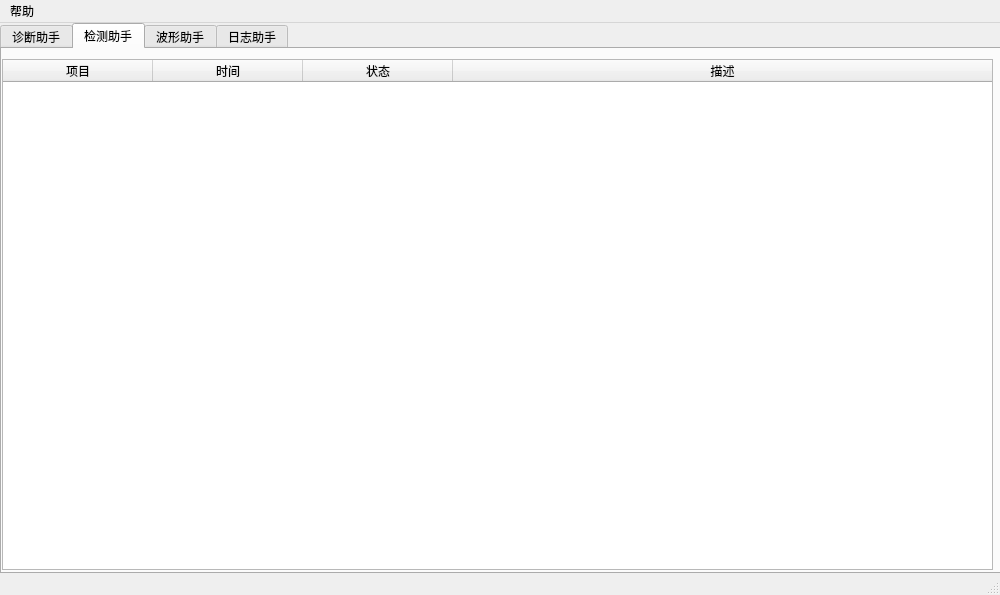
<?xml version="1.0" encoding="UTF-8"?>
<ui version="4.0">
 <class>MainWin</class>
 <widget class="QMainWindow" name="MainWin">
  <property name="geometry">
   <rect>
    <x>0</x>
    <y>0</y>
    <width>1000</width>
    <height>595</height>
   </rect>
  </property>
  <property name="windowTitle">
   <string>Lichi</string>
  </property>
  <property name="windowIcon">
   <iconset resource="../res/res.qrc">
    <normaloff>:/Lg.png</normaloff>:/Lg.png</iconset>
  </property>
  <property name="autoFillBackground">
   <bool>false</bool>
  </property>
  <widget class="QWidget" name="centralwidget">
   <widget class="QTabWidget" name="tabWidget">
    <property name="geometry">
     <rect>
      <x>0</x>
      <y>0</y>
      <width>1001</width>
      <height>551</height>
     </rect>
    </property>
    <property name="currentIndex">
     <number>1</number>
    </property>
    <widget class="QWidget" name="DiagAstTab">
     <attribute name="title">
      <string>诊断助手</string>
     </attribute>
     <widget class="QFrame" name="PtFrm">
      <property name="geometry">
       <rect>
        <x>850</x>
        <y>0</y>
        <width>141</width>
        <height>201</height>
       </rect>
      </property>
      <property name="frameShape">
       <enum>QFrame::Box</enum>
      </property>
      <property name="frameShadow">
       <enum>QFrame::Plain</enum>
      </property>
      <widget class="QWidget" name="layoutWidget_3">
       <property name="geometry">
        <rect>
         <x>10</x>
         <y>10</y>
         <width>121</width>
         <height>182</height>
        </rect>
       </property>
       <layout class="QGridLayout" name="GrdLyt">
        <item row="0" column="0">
         <widget class="QLabel" name="PtLbl">
          <property name="text">
           <string>端口号</string>
          </property>
         </widget>
        </item>
        <item row="1" column="0" rowspan="2">
         <widget class="QLabel" name="BrLbl">
          <property name="text">
           <string>波特率</string>
          </property>
         </widget>
        </item>
        <item row="4" column="1">
         <widget class="QComboBox" name="SbCmb">
          <item>
           <property name="text">
            <string>1</string>
           </property>
          </item>
          <item>
           <property name="text">
            <string>1.5</string>
           </property>
          </item>
          <item>
           <property name="text">
            <string>2</string>
           </property>
          </item>
         </widget>
        </item>
        <item row="7" column="0">
         <widget class="QLabel" name="FcLbl">
          <property name="text">
           <string>流控制</string>
          </property>
         </widget>
        </item>
        <item row="0" column="1">
         <widget class="QComboBox" name="PtCmb">
          <item>
           <property name="text">
            <string>COM8</string>
           </property>
          </item>
         </widget>
        </item>
        <item row="4" column="0">
         <widget class="QLabel" name="SbLbl">
          <property name="text">
           <string>停止位</string>
          </property>
         </widget>
        </item>
        <item row="7" column="1">
         <widget class="QComboBox" name="FcCmb">
          <item>
           <property name="text">
            <string>None</string>
           </property>
          </item>
          <item>
           <property name="text">
            <string>Software</string>
           </property>
          </item>
          <item>
           <property name="text">
            <string>Hardware</string>
           </property>
          </item>
         </widget>
        </item>
        <item row="3" column="1">
         <widget class="QComboBox" name="DbCmb">
          <item>
           <property name="text">
            <string>8</string>
           </property>
          </item>
          <item>
           <property name="text">
            <string>7</string>
           </property>
          </item>
          <item>
           <property name="text">
            <string>6</string>
           </property>
          </item>
          <item>
           <property name="text">
            <string>5</string>
           </property>
          </item>
         </widget>
        </item>
        <item row="5" column="0" rowspan="2">
         <widget class="QLabel" name="ParLbl">
          <property name="text">
           <string>校验位</string>
          </property>
         </widget>
        </item>
        <item row="3" column="0">
         <widget class="QLabel" name="DbLbl">
          <property name="text">
           <string>数据位</string>
          </property>
         </widget>
        </item>
        <item row="1" column="1" rowspan="2">
         <widget class="QComboBox" name="BrCmb">
          <item>
           <property name="text">
            <string>9600</string>
           </property>
          </item>
          <item>
           <property name="text">
            <string>115200</string>
           </property>
          </item>
         </widget>
        </item>
        <item row="5" column="1" rowspan="2">
         <widget class="QComboBox" name="ParCmb">
          <item>
           <property name="text">
            <string>None</string>
           </property>
          </item>
          <item>
           <property name="text">
            <string>Odd</string>
           </property>
          </item>
          <item>
           <property name="text">
            <string>Even</string>
           </property>
          </item>
          <item>
           <property name="text">
            <string>Mark</string>
           </property>
          </item>
          <item>
           <property name="text">
            <string>Space</string>
           </property>
          </item>
         </widget>
        </item>
        <item row="8" column="1">
         <widget class="QPushButton" name="OpnPtPb">
          <property name="toolTip">
           <string>打开/关闭串口</string>
          </property>
          <property name="text">
           <string/>
          </property>
          <property name="icon">
           <iconset resource="../res/res.qrc">
            <normaloff>:/Conn.png</normaloff>:/Conn.png</iconset>
          </property>
         </widget>
        </item>
        <item row="8" column="0">
         <widget class="QPushButton" name="RfrComPb">
          <property name="toolTip">
           <string>刷新端口</string>
          </property>
          <property name="autoFillBackground">
           <bool>false</bool>
          </property>
          <property name="text">
           <string/>
          </property>
          <property name="icon">
           <iconset resource="../res/res.qrc">
            <normaloff>:/Rfr.png</normaloff>:/Rfr.png</iconset>
          </property>
         </widget>
        </item>
       </layout>
      </widget>
     </widget>
     <widget class="QFrame" name="MsgFrm">
      <property name="geometry">
       <rect>
        <x>0</x>
        <y>0</y>
        <width>841</width>
        <height>521</height>
       </rect>
      </property>
      <property name="frameShape">
       <enum>QFrame::Box</enum>
      </property>
      <property name="frameShadow">
       <enum>QFrame::Plain</enum>
      </property>
     </widget>
     <widget class="QPlainTextEdit" name="SndPtb">
      <property name="geometry">
       <rect>
        <x>10</x>
        <y>390</y>
        <width>821</width>
        <height>121</height>
       </rect>
      </property>
      <property name="placeholderText">
       <string>发送信息</string>
      </property>
     </widget>
     <widget class="QTextBrowser" name="RecvTb">
      <property name="geometry">
       <rect>
        <x>10</x>
        <y>10</y>
        <width>821</width>
        <height>371</height>
       </rect>
      </property>
      <property name="html">
       <string>&lt;!DOCTYPE HTML PUBLIC &quot;-//W3C//DTD HTML 4.0//EN&quot; &quot;http://www.w3.org/TR/REC-html40/strict.dtd&quot;&gt;
&lt;html&gt;&lt;head&gt;&lt;meta name=&quot;qrichtext&quot; content=&quot;1&quot; /&gt;&lt;style type=&quot;text/css&quot;&gt;
p, li { white-space: pre-wrap; }
&lt;/style&gt;&lt;/head&gt;&lt;body style=&quot; font-family:'SimSun'; font-size:9pt; font-weight:400; font-style:normal;&quot;&gt;
&lt;p style=&quot;-qt-paragraph-type:empty; margin-top:0px; margin-bottom:0px; margin-left:0px; margin-right:0px; -qt-block-indent:0; text-indent:0px;&quot;&gt;&lt;br /&gt;&lt;/p&gt;&lt;/body&gt;&lt;/html&gt;</string>
      </property>
      <property name="placeholderText">
       <string>接收信息</string>
      </property>
     </widget>
     <widget class="QFrame" name="OprFrm">
      <property name="geometry">
       <rect>
        <x>850</x>
        <y>210</y>
        <width>141</width>
        <height>311</height>
       </rect>
      </property>
      <property name="frameShape">
       <enum>QFrame::Box</enum>
      </property>
      <property name="frameShadow">
       <enum>QFrame::Plain</enum>
      </property>
      <property name="lineWidth">
       <number>1</number>
      </property>
      <property name="midLineWidth">
       <number>0</number>
      </property>
      <widget class="QWidget" name="layoutWidget">
       <property name="geometry">
        <rect>
         <x>10</x>
         <y>10</y>
         <width>121</width>
         <height>291</height>
        </rect>
       </property>
       <layout class="QVBoxLayout" name="OprVertLyt">
        <item>
         <widget class="QPushButton" name="SvRecvPb">
          <property name="toolTip">
           <string>保存接收</string>
          </property>
          <property name="text">
           <string/>
          </property>
          <property name="icon">
           <iconset resource="../res/res.qrc">
            <normaloff>:/Sv.png</normaloff>:/Sv.png</iconset>
          </property>
         </widget>
        </item>
        <item>
         <widget class="QPushButton" name="ClrRecvPb">
          <property name="toolTip">
           <string>清空接收</string>
          </property>
          <property name="text">
           <string/>
          </property>
          <property name="icon">
           <iconset resource="../res/res.qrc">
            <normaloff>:/Cln.png</normaloff>:/Cln.png</iconset>
          </property>
         </widget>
        </item>
        <item>
         <widget class="QPushButton" name="ClrSndPb">
          <property name="toolTip">
           <string>清空发送</string>
          </property>
          <property name="text">
           <string/>
          </property>
          <property name="icon">
           <iconset resource="../res/res.qrc">
            <normaloff>:/Cln1.png</normaloff>:/Cln1.png</iconset>
          </property>
         </widget>
        </item>
        <item>
         <widget class="QPushButton" name="SndPb">
          <property name="toolTip">
           <string>发送</string>
          </property>
          <property name="text">
           <string/>
          </property>
          <property name="icon">
           <iconset resource="../res/res.qrc">
            <normaloff>:/Snd.png</normaloff>:/Snd.png</iconset>
          </property>
         </widget>
        </item>
       </layout>
      </widget>
     </widget>
    </widget>
    <widget class="QWidget" name="DetAstTab">
     <attribute name="title">
      <string>检测助手</string>
     </attribute>
     <widget class="QTreeWidget" name="DetTw">
      <property name="geometry">
       <rect>
        <x>0</x>
        <y>10</y>
        <width>991</width>
        <height>511</height>
       </rect>
      </property>
      <attribute name="headerCascadingSectionResizes">
       <bool>false</bool>
      </attribute>
      <attribute name="headerDefaultSectionSize">
       <number>150</number>
      </attribute>
      <attribute name="headerHighlightSections">
       <bool>false</bool>
      </attribute>
      <attribute name="headerShowSortIndicator" stdset="0">
       <bool>false</bool>
      </attribute>
      <attribute name="headerStretchLastSection">
       <bool>true</bool>
      </attribute>
      <column>
       <property name="text">
        <string>项目</string>
       </property>
       <property name="textAlignment">
        <set>AlignCenter</set>
       </property>
      </column>
      <column>
       <property name="text">
        <string>时间</string>
       </property>
       <property name="textAlignment">
        <set>AlignCenter</set>
       </property>
      </column>
      <column>
       <property name="text">
        <string>状态</string>
       </property>
       <property name="textAlignment">
        <set>AlignCenter</set>
       </property>
      </column>
      <column>
       <property name="text">
        <string>描述</string>
       </property>
       <property name="textAlignment">
        <set>AlignCenter</set>
       </property>
      </column>
     </widget>
    </widget>
    <widget class="QWidget" name="WfAstTab">
     <attribute name="title">
      <string>波形助手</string>
     </attribute>
     <widget class="QWidget" name="verticalLayoutWidget">
      <property name="geometry">
       <rect>
        <x>0</x>
        <y>0</y>
        <width>991</width>
        <height>521</height>
       </rect>
      </property>
      <layout class="QVBoxLayout" name="GrphVl"/>
     </widget>
    </widget>
    <widget class="QWidget" name="LogAstTab">
     <attribute name="title">
      <string>日志助手</string>
     </attribute>
     <widget class="QTextBrowser" name="LogTb">
      <property name="geometry">
       <rect>
        <x>10</x>
        <y>401</y>
        <width>821</width>
        <height>111</height>
       </rect>
      </property>
     </widget>
     <widget class="QTableWidget" name="LogTw">
      <property name="geometry">
       <rect>
        <x>10</x>
        <y>10</y>
        <width>821</width>
        <height>381</height>
       </rect>
      </property>
      <property name="styleSheet">
       <string notr="true"/>
      </property>
      <property name="lineWidth">
       <number>1</number>
      </property>
      <property name="midLineWidth">
       <number>0</number>
      </property>
      <property name="editTriggers">
       <set>QAbstractItemView::NoEditTriggers</set>
      </property>
      <property name="alternatingRowColors">
       <bool>false</bool>
      </property>
      <property name="selectionMode">
       <enum>QAbstractItemView::SingleSelection</enum>
      </property>
      <property name="selectionBehavior">
       <enum>QAbstractItemView::SelectRows</enum>
      </property>
      <property name="wordWrap">
       <bool>true</bool>
      </property>
      <attribute name="horizontalHeaderCascadingSectionResizes">
       <bool>false</bool>
      </attribute>
      <attribute name="horizontalHeaderDefaultSectionSize">
       <number>200</number>
      </attribute>
      <attribute name="horizontalHeaderStretchLastSection">
       <bool>true</bool>
      </attribute>
      <attribute name="verticalHeaderCascadingSectionResizes">
       <bool>false</bool>
      </attribute>
      <column>
       <property name="text">
        <string>等级</string>
       </property>
       <property name="textAlignment">
        <set>AlignCenter</set>
       </property>
      </column>
      <column>
       <property name="text">
        <string>时间</string>
       </property>
       <property name="textAlignment">
        <set>AlignCenter</set>
       </property>
      </column>
      <column>
       <property name="text">
        <string>描述</string>
       </property>
       <property name="textAlignment">
        <set>AlignCenter</set>
       </property>
      </column>
     </widget>
     <widget class="QFrame" name="LogFrm">
      <property name="geometry">
       <rect>
        <x>0</x>
        <y>0</y>
        <width>841</width>
        <height>521</height>
       </rect>
      </property>
      <property name="frameShape">
       <enum>QFrame::Box</enum>
      </property>
      <property name="frameShadow">
       <enum>QFrame::Plain</enum>
      </property>
     </widget>
     <widget class="QFrame" name="OprLogFrm">
      <property name="geometry">
       <rect>
        <x>850</x>
        <y>0</y>
        <width>141</width>
        <height>201</height>
       </rect>
      </property>
      <property name="frameShape">
       <enum>QFrame::Box</enum>
      </property>
      <property name="frameShadow">
       <enum>QFrame::Plain</enum>
      </property>
      <property name="lineWidth">
       <number>1</number>
      </property>
      <property name="midLineWidth">
       <number>0</number>
      </property>
      <widget class="QWidget" name="gridLayoutWidget">
       <property name="geometry">
        <rect>
         <x>10</x>
         <y>10</y>
         <width>125</width>
         <height>181</height>
        </rect>
       </property>
       <layout class="QGridLayout" name="gridLayout">
        <item row="2" column="1">
         <widget class="QCheckBox" name="ScrLogWrnChk">
          <property name="toolTip">
           <string>筛选WARNING等级Log</string>
          </property>
          <property name="text">
           <string>WARNING</string>
          </property>
         </widget>
        </item>
        <item row="3" column="1">
         <widget class="QCheckBox" name="ScrLogScsChk">
          <property name="toolTip">
           <string>筛选SUCCESS等级Log</string>
          </property>
          <property name="text">
           <string>SUCCESS</string>
          </property>
         </widget>
        </item>
        <item row="1" column="1">
         <widget class="QCheckBox" name="ScrLogErrChk">
          <property name="toolTip">
           <string>筛选ERROR等级Log</string>
          </property>
          <property name="text">
           <string>ERROR</string>
          </property>
         </widget>
        </item>
        <item row="6" column="1">
         <widget class="QCheckBox" name="ScrLogTrChk">
          <property name="toolTip">
           <string>筛选TRACE等级Log</string>
          </property>
          <property name="text">
           <string>TRACE</string>
          </property>
         </widget>
        </item>
        <item row="7" column="1">
         <widget class="QCheckBox" name="ScrLogAllChk">
          <property name="toolTip">
           <string>筛选所有等级Log</string>
          </property>
          <property name="text">
           <string>ALL</string>
          </property>
         </widget>
        </item>
        <item row="0" column="1">
         <widget class="QCheckBox" name="ScrLogCrtChk">
          <property name="toolTip">
           <string>筛选CRITICAL等级Log</string>
          </property>
          <property name="text">
           <string>CRITICAL</string>
          </property>
         </widget>
        </item>
        <item row="4" column="1">
         <widget class="QCheckBox" name="ScrLogInfChk">
          <property name="toolTip">
           <string>筛选INFO等级Log</string>
          </property>
          <property name="text">
           <string>INFO</string>
          </property>
         </widget>
        </item>
        <item row="5" column="1">
         <widget class="QCheckBox" name="ScrLogDbgChk">
          <property name="toolTip">
           <string>筛选DEBUG等级Log</string>
          </property>
          <property name="text">
           <string>DEBUG</string>
          </property>
         </widget>
        </item>
       </layout>
      </widget>
     </widget>
     <widget class="QFrame" name="OprLogFrm_2">
      <property name="geometry">
       <rect>
        <x>850</x>
        <y>210</y>
        <width>141</width>
        <height>311</height>
       </rect>
      </property>
      <property name="frameShape">
       <enum>QFrame::Box</enum>
      </property>
      <property name="frameShadow">
       <enum>QFrame::Plain</enum>
      </property>
      <property name="lineWidth">
       <number>1</number>
      </property>
      <property name="midLineWidth">
       <number>0</number>
      </property>
      <widget class="QWidget" name="verticalLayoutWidget_2">
       <property name="geometry">
        <rect>
         <x>10</x>
         <y>10</y>
         <width>121</width>
         <height>291</height>
        </rect>
       </property>
       <layout class="QVBoxLayout" name="verticalLayout">
        <item>
         <widget class="QPushButton" name="LdLogPb">
          <property name="toolTip">
           <string>加载Log文件</string>
          </property>
          <property name="text">
           <string>加载</string>
          </property>
         </widget>
        </item>
        <item>
         <widget class="QPushButton" name="ClrLogPb">
          <property name="toolTip">
           <string>清空Log缓存</string>
          </property>
          <property name="text">
           <string>清空</string>
          </property>
         </widget>
        </item>
       </layout>
      </widget>
     </widget>
     <zorder>LogFrm</zorder>
     <zorder>LogTb</zorder>
     <zorder>LogTw</zorder>
     <zorder>OprLogFrm</zorder>
     <zorder>OprLogFrm_2</zorder>
    </widget>
   </widget>
  </widget>
  <widget class="QMenuBar" name="menubar">
   <property name="geometry">
    <rect>
     <x>0</x>
     <y>0</y>
     <width>1000</width>
     <height>23</height>
    </rect>
   </property>
   <widget class="QMenu" name="HlpMen">
    <property name="title">
     <string>帮助</string>
    </property>
    <addaction name="AbtAct"/>
   </widget>
   <addaction name="HlpMen"/>
  </widget>
  <widget class="QStatusBar" name="statusbar"/>
  <action name="AbtAct">
   <property name="text">
    <string>关于</string>
   </property>
  </action>
 </widget>
 <resources>
  <include location="../res/res.qrc"/>
 </resources>
 <connections/>
</ui>
